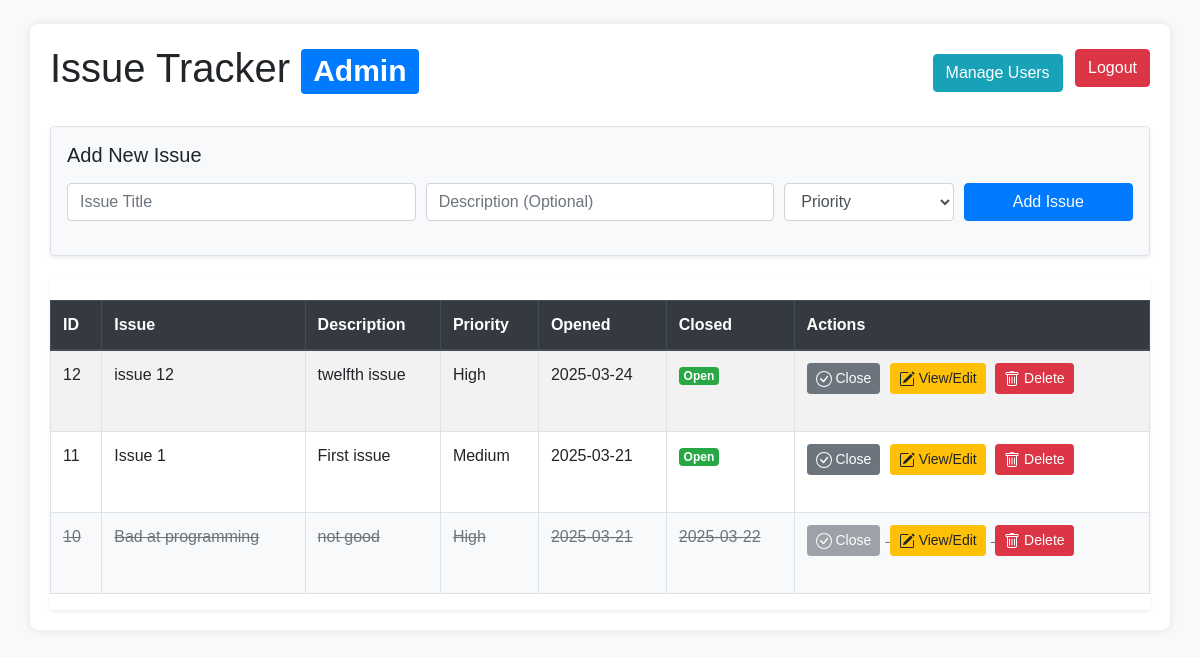
Page /index.php (signed in) on the committed database.
### tables this page shows
CREATE TABLE `issues` (
  `id` int(11) NOT NULL AUTO_INCREMENT,
  `issue` varchar(255) NOT NULL,
  `priority` varchar(10) NOT NULL,
  `date_opened` date NOT NULL,
  `date_closed` date DEFAULT NULL,
  `description` text DEFAULT NULL,
  PRIMARY KEY (`id`)
);

### index.php (the view, shortened to what this page needs)
<?php
require 'database/database.php';
$isAdmin = (isset($_SESSION['role']) && $_SESSION['role'] === 'admin');
try {
    $stmt = $pdo->query('SELECT * FROM issues ORDER BY date_closed IS NULL DESC, FIELD(priority, "High", "Medium", "Low"), date_opened DESC');
    $issues = $stmt->fetchAll(PDO::FETCH_ASSOC);
} catch (PDOException $e) {
    error_log("Error fetching issues: " . $e->getMessage());
    $issues = [];
    $fetchError = "Could not retrieve issues from the database.";
}
?>
<!DOCTYPE html>
<html lang="en">
<head>
    <link rel="stylesheet" href="https://maxcdn.bootstrapcdn.com/bootstrap/4.5.2/css/bootstrap.min.css">
    <link rel="stylesheet" href="styles.css">
</head>
<body>
<div class="container mt-4">
    <div class="d-flex justify-content-between align-items-center mb-4">
        <h1>Issue Tracker <?php if ($isAdmin) echo '<span class="badge badge-primary align-middle">Admin</span>'; ?></h1>
        <div>
            <?php if ($isAdmin): ?>
                <a href="personlist.php" class="btn btn-info mr-2">Manage Users</a>
            <?php endif; ?>
            <form action="logout.php" method="POST" style="display:inline;">
                <button type="submit" class="btn btn-danger">Logout</button>
            </form>
        </div>
    </div>
    <?php if ($isAdmin): ?>
        <form action="" method="POST" class="border p-3 mb-4 bg-light rounded shadow-sm">
            <h5 class="mb-3">Add New Issue</h5>
            <div class="form-row align-items-end">
                <div class="col-md-4 mb-2">
                    <input type="text" id="newIssueTitle" name="issue" class="form-control" placeholder="Issue Title" required>
                </div>
                <div class="col-md-4 mb-2">
                    <input type="text" id="newIssueDesc" name="description" class="form-control" placeholder="Description (Optional)">
                </div>
                <div class="col-md-2 mb-2">
                    <select id="newIssuePriority" name="priority" class="form-control" required>
                        <option value="" disabled selected>Priority</option>
                    </select>
                </div>
                <div class="col-md-2 mb-2">
                    <button type="submit" class="btn btn-primary btn-block">Add Issue</button>
                </div>
            </div>
        </form>
    <?php endif; ?>
    <div class="table-responsive shadow-sm">
        <table class="table table-bordered table-hover table-striped">
            <thead class="thead-dark">
                <tr>
                    <th scope="col">ID</th>
                    <th scope="col">Issue</th>
                    <th scope="col">Description</th>
                    <th scope="col">Priority</th>
                    <th scope="col">Opened</th>
                    <th scope="col">Closed</th>
                    <?php if ($isAdmin): ?>
                        <th scope="col">Actions</th>
                    <?php endif; ?>
                </tr>
            </thead>
            <tbody>
                <?php foreach ($issues as $issue):
                    $isClosed = !empty($issue['date_closed']);
                    $rowClass = $isClosed ? 'issue-closed' : '';
                ?>
                    <tr id="issue-row-<?php echo $issue['id']; ?>" class="<?php echo $rowClass; ?>">
                        <td><?php echo htmlspecialchars($issue['id']); ?></td>
                        <td class="truncate issue-title" title="<?php echo htmlspecialchars($issue['issue']); ?>"><?php echo htmlspecialchars($issue['issue']); ?></td>
                        <td class="truncate issue-description" title="<?php echo htmlspecialchars($issue['description']); ?>"><?php echo htmlspecialchars($issue['description'] ?: '-'); ?></td>
                        <td class="issue-priority"><?php echo htmlspecialchars($issue['priority']); ?></td>
                        <td><?php echo htmlspecialchars(date('Y-m-d', strtotime($issue['date_opened']))); ?></td>
                        <td class="issue-closed-date"><?php echo $isClosed ? htmlspecialchars(date('Y-m-d', strtotime($issue['date_closed']))) : '<span class="badge badge-success">Open</span>'; ?></td>
                        <?php if ($isAdmin): ?>
                        <td>
                            <form action="" method="POST" style="display:inline-block;">
                                <button type="submit" name="closeIssue" class="btn btn-secondary btn-sm issue-close-btn" title="Close Issue" <?php echo $isClosed ? 'disabled' : ''; ?>>
                                    Close
                                </button>
                            </form>
                            <a href="view_issue.php?id=<?php echo $issue['id']; ?>"
                               class="btn btn-warning btn-sm"
                               title="View Issue Details and Comments">
                               View/Edit
                            </a>
                            <form action="" method="POST" style="display:inline-block;" onsubmit="return confirm('Are you sure you want to permanently delete this issue and ALL its comments? This cannot be undone.');">
                                <button type="submit" name="deleteIssue" class="btn btn-danger btn-sm" title="Delete Issue">
                                    Delete
                                </button>
                            </form>
                        </td>
                        <?php endif;  ?>
                    </tr>
                <?php endforeach; ?>
            </tbody>
        </table>
    </div>
</div>
</body>
</html>

### styles.css (style rules this page uses)
body { font-family: Arial, sans-serif; background-color: #f8f9fa; margin: 0; padding: 0; }
.container { margin-top: 30px; padding: 20px; background-color: white; border-radius: 8px; box-shadow: 0 0 10px rgba(0, 0, 0, 0.1); }
form { margin-bottom: 20px; }
input, textarea, select, button { margin-bottom: 10px; }
.truncate { max-width: 250px; white-space: nowrap; overflow: hidden; text-overflow: ellipsis; }
table { width: 100%; margin-top: 20px; }
th { background-color: #343a40; color: white; }
td, th { padding: 10px; text-align: left; }
.btn-primary { background-color: #007bff; border-color: #007bff; }
.btn-danger { background-color: #dc3545; border-color: #dc3545; }
.btn-warning { background-color: #ffc107; border-color: #ffc107; }
.table-responsive { width: 100%; overflow-x: auto; }

### index.php (style rules this page uses)
.table td .btn { margin-right: 5px; margin-bottom: 5px; }
tr.issue-closed td { background-color: #f8f9fa !important; color: #6c757d; text-decoration: line-through; }

### rows in the picture
issues: id "12", issue "issue 12", description "twelfth issue", priority "High", date_opened "2025-03-24", shows "Open"
issues: id "11", issue "Issue 1", description "First issue", priority "Medium", date_opened "2025-03-21", shows "Open"
issues: id "10", issue "Bad at programming", description "not good", priority "High", date_opened "2025-03-21", date_closed "2025-03-22"
